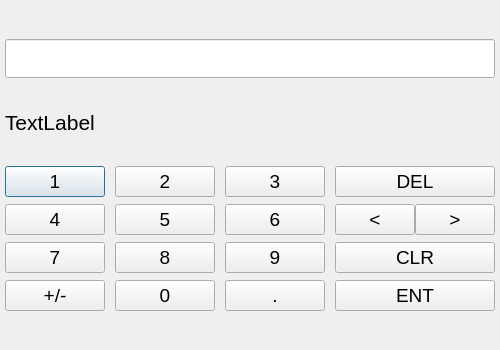
<?xml version="1.0" encoding="UTF-8"?>
<ui version="4.0">
 <class>NumpadDialog</class>
 <widget class="QDialog" name="NumpadDialog">
  <property name="windowModality">
   <enum>Qt::WindowModality::ApplicationModal</enum>
  </property>
  <property name="geometry">
   <rect>
    <x>0</x>
    <y>0</y>
    <width>500</width>
    <height>350</height>
   </rect>
  </property>
  <property name="sizePolicy">
   <sizepolicy hsizetype="Fixed" vsizetype="Fixed">
    <horstretch>0</horstretch>
    <verstretch>0</verstretch>
   </sizepolicy>
  </property>
  <property name="minimumSize">
   <size>
    <width>500</width>
    <height>350</height>
   </size>
  </property>
  <property name="maximumSize">
   <size>
    <width>500</width>
    <height>350</height>
   </size>
  </property>
  <property name="windowTitle">
   <string>Цифровая клавиатура</string>
  </property>
  <layout class="QHBoxLayout" name="horizontalLayout_2">
   <property name="leftMargin">
    <number>5</number>
   </property>
   <property name="topMargin">
    <number>5</number>
   </property>
   <property name="rightMargin">
    <number>5</number>
   </property>
   <property name="bottomMargin">
    <number>5</number>
   </property>
   <item>
    <layout class="QVBoxLayout" name="verticalLayout">
     <property name="spacing">
      <number>0</number>
     </property>
     <property name="sizeConstraint">
      <enum>QLayout::SizeConstraint::SetNoConstraint</enum>
     </property>
     <item>
      <widget class="QLineEdit" name="lineEdit">
       <property name="font">
        <font>
         <pointsize>20</pointsize>
        </font>
       </property>
      </widget>
     </item>
     <item>
      <widget class="QLabel" name="label">
       <property name="maximumSize">
        <size>
         <width>16777215</width>
         <height>20</height>
        </size>
       </property>
       <property name="font">
        <font>
         <pointsize>16</pointsize>
        </font>
       </property>
       <property name="text">
        <string>TextLabel</string>
       </property>
      </widget>
     </item>
     <item>
      <layout class="QGridLayout" name="gridLayout">
       <property name="horizontalSpacing">
        <number>10</number>
       </property>
       <property name="verticalSpacing">
        <number>7</number>
       </property>
       <item row="0" column="0">
        <widget class="QPushButton" name="pushButton1">
         <property name="font">
          <font>
           <pointsize>14</pointsize>
          </font>
         </property>
         <property name="text">
          <string>1</string>
         </property>
        </widget>
       </item>
       <item row="0" column="1">
        <widget class="QPushButton" name="pushButton2">
         <property name="font">
          <font>
           <pointsize>14</pointsize>
          </font>
         </property>
         <property name="text">
          <string>2</string>
         </property>
        </widget>
       </item>
       <item row="0" column="2">
        <widget class="QPushButton" name="pushButton3">
         <property name="font">
          <font>
           <pointsize>14</pointsize>
          </font>
         </property>
         <property name="text">
          <string>3</string>
         </property>
        </widget>
       </item>
       <item row="0" column="3">
        <widget class="QPushButton" name="pushButtonDEL">
         <property name="font">
          <font>
           <pointsize>14</pointsize>
          </font>
         </property>
         <property name="text">
          <string>DEL</string>
         </property>
        </widget>
       </item>
       <item row="1" column="0">
        <widget class="QPushButton" name="pushButton4">
         <property name="font">
          <font>
           <pointsize>14</pointsize>
          </font>
         </property>
         <property name="text">
          <string>4</string>
         </property>
        </widget>
       </item>
       <item row="1" column="1">
        <widget class="QPushButton" name="pushButton5">
         <property name="font">
          <font>
           <pointsize>14</pointsize>
          </font>
         </property>
         <property name="text">
          <string>5</string>
         </property>
        </widget>
       </item>
       <item row="1" column="2">
        <widget class="QPushButton" name="pushButton6">
         <property name="font">
          <font>
           <pointsize>14</pointsize>
          </font>
         </property>
         <property name="text">
          <string>6</string>
         </property>
        </widget>
       </item>
       <item row="1" column="3">
        <layout class="QHBoxLayout" name="horizontalLayout">
         <item>
          <widget class="QPushButton" name="pushButtonLeft">
           <property name="font">
            <font>
             <pointsize>14</pointsize>
            </font>
           </property>
           <property name="text">
            <string>&lt;</string>
           </property>
          </widget>
         </item>
         <item>
          <widget class="QPushButton" name="pushButtonRight">
           <property name="font">
            <font>
             <pointsize>14</pointsize>
            </font>
           </property>
           <property name="text">
            <string>&gt;</string>
           </property>
          </widget>
         </item>
        </layout>
       </item>
       <item row="2" column="0">
        <widget class="QPushButton" name="pushButton7">
         <property name="font">
          <font>
           <pointsize>14</pointsize>
          </font>
         </property>
         <property name="text">
          <string>7</string>
         </property>
        </widget>
       </item>
       <item row="2" column="1">
        <widget class="QPushButton" name="pushButton8">
         <property name="font">
          <font>
           <pointsize>14</pointsize>
          </font>
         </property>
         <property name="text">
          <string>8</string>
         </property>
        </widget>
       </item>
       <item row="2" column="2">
        <widget class="QPushButton" name="pushButton9">
         <property name="font">
          <font>
           <pointsize>14</pointsize>
          </font>
         </property>
         <property name="text">
          <string>9</string>
         </property>
        </widget>
       </item>
       <item row="2" column="3">
        <widget class="QPushButton" name="pushButtonCLR">
         <property name="font">
          <font>
           <pointsize>14</pointsize>
          </font>
         </property>
         <property name="text">
          <string>CLR</string>
         </property>
        </widget>
       </item>
       <item row="3" column="0">
        <widget class="QPushButton" name="pushButtonPlusMinus">
         <property name="font">
          <font>
           <pointsize>14</pointsize>
          </font>
         </property>
         <property name="text">
          <string>+/-</string>
         </property>
        </widget>
       </item>
       <item row="3" column="1">
        <widget class="QPushButton" name="pushButton0">
         <property name="font">
          <font>
           <pointsize>14</pointsize>
          </font>
         </property>
         <property name="text">
          <string>0</string>
         </property>
        </widget>
       </item>
       <item row="3" column="2">
        <widget class="QPushButton" name="pushButtonDot">
         <property name="font">
          <font>
           <pointsize>14</pointsize>
          </font>
         </property>
         <property name="text">
          <string>.</string>
         </property>
        </widget>
       </item>
       <item row="3" column="3">
        <widget class="QPushButton" name="pushButtonENT">
         <property name="font">
          <font>
           <pointsize>14</pointsize>
          </font>
         </property>
         <property name="text">
          <string>ENT</string>
         </property>
        </widget>
       </item>
      </layout>
     </item>
    </layout>
   </item>
  </layout>
 </widget>
 <resources/>
 <connections/>
</ui>
